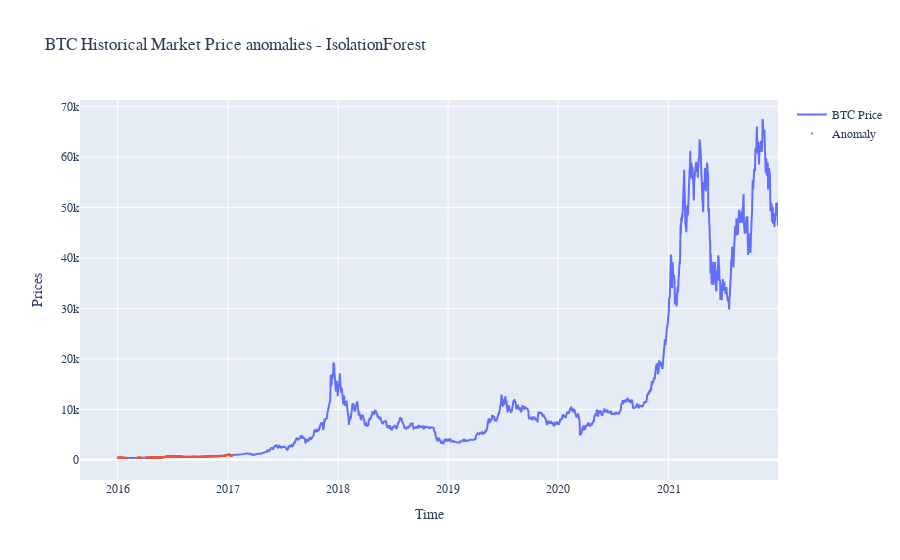

The code cell stored with this chart in its notebook:
### Markdown cell above
## Plotting prices' anomalies

### Code cell
# visualize the outliers in the historical data
a = histOutliers.loc[histOutliers['outlier'] == 1] #anomaly
fig = go.Figure()
fig.add_trace(go.Scatter(x=histOutliers['values'].index, y=histOutliers['values'].values,mode='lines',name='BTC Price'))
fig.add_trace(go.Scatter(x=a.index, y=a['values'].values,mode='markers',name='Anomaly',marker_symbol='x',marker_size=2))
fig.update_layout(showlegend=True,title="BTC Historical Market Price anomalies - IsolationForest",xaxis_title="Time",yaxis_title="Prices",font=dict(family="Courier New, monospace"))
fig.show()

### Figure 1 — Plotly figure (JSON) as saved in the notebook; plotly's stock layout.template omitted (floating-point values rounded to 4 significant figures; data arrays with more than 128 entries replaced by an {"elided": "..."} marker saying what was removed)
{"data": [{"mode": "lines", "name": "BTC Price", "type": "scatter", "x": {"elided": "2191 str values"}, "y": {"elided": "2191 float values"}}, {"marker": {"size": 2, "symbol": "x"}, "mode": "markers", "name": "Anomaly", "type": "scatter", "x": {"elided": "330 str values"}, "y": {"elided": "330 float values"}}], "layout": {"font": {"family": "Courier New, monospace"}, "showlegend": true, "title": {"text": "BTC Historical Market Price anomalies - IsolationForest"}, "xaxis": {"title": {"text": "Time"}}, "yaxis": {"title": {"text": "Prices"}}}}
